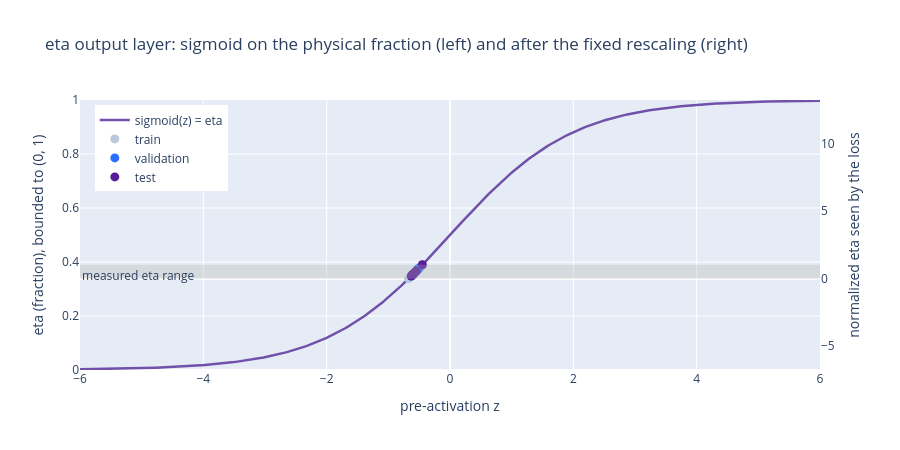

Notebook cell for this chart:
### Code cell
# The sigmoid over its pre-activation z, with every measured eta placed at
# z = logit(eta) and coloured by split. Right axis: the same curve after the
# fixed rescaling, i.e. the normalized value the loss actually sees.
z = np.linspace(-6, 6, 400)
sig = 1 / (1 + np.exp(-z))
split_arr = df["split"].to_numpy()

fig = go.Figure()
fig.add_hrect(y0=eta_frac.min(), y1=eta_frac.max(), fillcolor=SPLIT_COLORS["neutral"],
              opacity=0.3, line_width=0, annotation_text="measured eta range",
              annotation_position="top left")
fig.add_trace(go.Scatter(x=z, y=sig, mode="lines", name="sigmoid(z) = eta",
                         line=dict(color=VARIABLE_COLORS["eta"], width=2.5)))
for s in ["train", "val", "test"]:
    mask = split_arr == s
    e = eta_frac[mask]
    fig.add_trace(go.Scatter(x=np.log(e / (1 - e)), y=e, mode="markers", name=SPLIT_NAME_OF[s],
                             marker=dict(color=SPLIT_COLOR_OF[s], size=9,
                                         line=dict(color=SPLIT_COLORS["reference"], width=0.0))))
fig.add_trace(go.Scatter(x=[None], y=[None], yaxis="y2", showlegend=False))  # makes the right axis render
fig.update_layout(
    title="eta output layer: sigmoid on the physical fraction (left) and after the fixed rescaling (right)",
    xaxis_title="pre-activation z",
    yaxis=dict(title="eta (fraction), bounded to (0, 1)", range=[0, 1]),
    yaxis2=dict(title="normalized eta seen by the loss", overlaying="y", side="right",
                range=[norm_lower, norm_upper], showgrid=False),
    width=900, height=450, legend=dict(x=0.02, y=0.98),
)
fig.show()
fig.write_html(str(HTML_DIR / "A3_09_eta_output_layer_sigmoid.html"), include_plotlyjs="inline")

### Figure 1 — Plotly figure (JSON) as saved in the notebook; plotly's stock layout.template omitted (floating-point values rounded to 4 significant figures; data arrays with more than 128 entries replaced by an {"elided": "..."} marker saying what was removed)
{"data": [{"line": {"color": "#7151a9", "width": 2.5}, "mode": "lines", "name": "sigmoid(z) = eta", "type": "scatter", "x": {"elided": "400 float values"}, "y": {"elided": "400 float values"}}, {"marker": {"color": "#B7C9DA", "line": {"color": "#343A40", "width": 0}, "size": 9}, "mode": "markers", "name": "train", "type": "scatter", "x": [-0.4538, -0.492, -0.496, -0.4808, -0.5079, -0.5216, -0.5612, -0.5796, -0.6704, -0.5666, -0.6022, -0.5513, -0.554, -0.5649, -0.5539, -0.5466, -0.5405, -0.5364, -0.5625, -0.5206, -0.5222, -0.559, -0.5267, -0.511, -0.5342, -0.507, -0.4788, -0.5145], "y": [0.3885, 0.3794, 0.3785, 0.3821, 0.3757, 0.3725, 0.3633, 0.359, 0.3384, 0.362, 0.3538, 0.3656, 0.3649, 0.3624, 0.365, 0.3666, 0.3681, 0.369, 0.363, 0.3727, 0.3723, 0.3638, 0.3713, 0.375, 0.3695, 0.3759, 0.3825, 0.3741]}, {"marker": {"color": "#2B6EFF", "line": {"color": "#343A40", "width": 0}, "size": 9}, "mode": "markers", "name": "validation", "type": "scatter", "x": [-0.6275, -0.6152, -0.5812, -0.5205, -0.5226, -0.506], "y": [0.3481, 0.3509, 0.3587, 0.3727, 0.3722, 0.3761]}, {"marker": {"color": "#571D99", "line": {"color": "#343A40", "width": 0}, "size": 9}, "mode": "markers", "name": "test", "type": "scatter", "x": [-0.4486, -0.6024, -0.6272, -0.5964, -0.5951, -0.5514], "y": [0.3897, 0.3538, 0.3482, 0.3552, 0.3555, 0.3655]}, {"showlegend": false, "type": "scatter", "x": [null], "y": [null], "yaxis": "y2"}], "layout": {"annotations": [{"showarrow": false, "text": "measured eta range", "x": 0, "xanchor": "left", "xref": "x domain", "y": 0.3897, "yanchor": "top", "yref": "y"}], "height": 450, "legend": {"x": 0.02, "y": 0.98}, "shapes": [{"fillcolor": "#B0AFA8", "line": {"width": 0}, "opacity": 0.3, "type": "rect", "x0": 0, "x1": 1, "xref": "x domain", "y0": 0.3384, "y1": 0.3897, "yref": "y"}], "title": {"text": "eta output layer: sigmoid on the physical fraction (left) and after the fixed rescaling (right)"}, "width": 900, "xaxis": {"title": {"text": "pre-activation z"}}, "yaxis": {"range": [0, 1], "title": {"text": "eta (fraction), bounded to (0, 1)"}}, "yaxis2": {"overlaying": "y", "range": [-6.761, 13.22], "showgrid": false, "side": "right", "title": {"text": "normalized eta seen by the loss"}}}}
